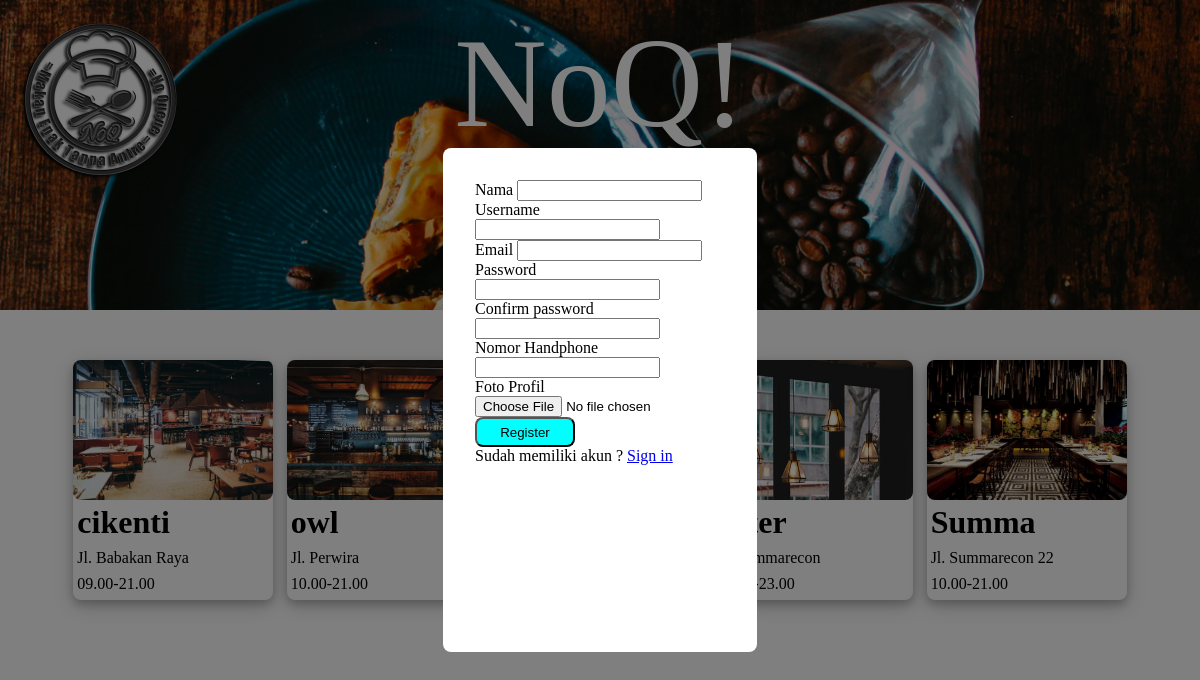
The app's page /signup.php with its own data.
### tables this page shows
CREATE TABLE `restoran` (
  `resto_id` int(11) NOT NULL,
  `resto_name` varchar(24) NOT NULL,
  `resto_address` varchar(64) NOT NULL,
  `resto_number` varchar(20) NOT NULL,
  `resto_image` varchar(255) NOT NULL,
  `resto_open` varchar(24) NOT NULL,
  `resto_rating` int(11) NOT NULL,
  `qr_ovo` varchar(255) NOT NULL,
  `qr_gopay` varchar(255) NOT NULL,
  `loc_id` int(11) NOT NULL,
  `status_id` int(11) NOT NULL
);

### server.php (called while the page is built, shortened)
<?php
$username = "";
$email    = "";
?>

### signup.php (the view, shortened to what this page needs)
<?php include('server.php') ?>
<!DOCTYPE html>
<html lang="en">
  <head>
    <link rel="stylesheet" href="style.css" />
  </head>
  <body>
    <header class="header" style="background-image: url(./admin/images/cover-resto.jpeg)">
      <img style="position: absolute" src="./admin/images/logo.png" alt="logo" />
      <div class="center">
        <span class="judul">NoQ!</span>
        <br />
        <span class="motto">Makan enak tanpa antre</span>
      </div>
      <div class="search-location">
                <form method="post" action="">
                    <button type="submit" class="btn" name="filter">Cari</button>
                </form>
      </div>
    </header>
    <?php
                if(isset($_POST['filter']))
                {?>
                <div class="content">
                  <div class="recommendation-container">
                      <h3>Rekomendasi untuk kamu!</h3>
                  </div>
                    <div class="cards">
                    <?php
                    if(!empty($_POST['location']))
                    {
                        $selected = $_POST['location'];
                        $query = mysqli_query($db, "select * from restoran where loc_id='$selected'");
                            while($resto = mysqli_fetch_array($query))
                            {?>
                            <?php $res_img = "admin/images/".$resto['resto_image'];
                                  $res_id = $resto['resto_id'];
                            ?>
                            <a href="menu-resto.php?resto_id=<?php echo $resto['resto_id']?>" style=" text-decoration:none; color:black;">
                            <div class="card">
                                <span
                                class="card-image"
                                style="background-image: url('<?php echo $res_img;?>');"
                                ></span>
                                <div class="card-content">
                                  <h3 class="nama-resto"><?php echo $resto['resto_name'];?></h3>
                                  <span class="alamat"><?php echo $resto['resto_address'];?></span>
                                  <span class="alamat"><?php echo $resto['resto_open'];?></span>
                                </div>
                            </div></a>
                        <?php }?>
              <?php }?>
          <?php }
            else{?>
              <?php $query = mysqli_query($db, "select * from restoran");?>
                <div class="content">
                  <div class="cards">
                  <?php
                          while($resto = mysqli_fetch_array($query))
                          {?>
                          <?php $res_img = "admin/images/".$resto['resto_image'];?>
                          <a href="menu-resto.php?resto_id=<?= $resto['resto_id']?>" style="text-decoration:none; color:black;">
                          <div class="card">
                              <span
                              class="card-image"
                              style="background-image: url('<?php echo $res_img;?>');"
                              ></span>
                              <div class="card-content">
                                <h3 class="nama-resto"><?php echo $resto['resto_name'];?></h3>
                                <span class="alamat"><?php echo $resto['resto_address'];?></span>
                                <span class="alamat"><?php echo $resto['resto_open'];?></span>
                              </div>
                          </div></a>
                  <?php }?>
                  </div>
                </div>
              <?php }?>
	<div class="modal-bg">
    	<div class="modal-container" style="height: 55%">
			<form method="post" action="signup.php" class="form" enctype="multipart/form-data">
				<div class="input-group">
				<label>Nama</label>
				<input type="text" name="nama">
				</div>
				<div class="input-group">
				<label>Username</label>
				<input type="text" name="username" value="<?php echo $username; ?>">
				</div>
				<div class="input-group">
				<label>Email</label>
				<input type="email" name="email" value="<?php echo $email; ?>">
				</div>
				<div class="input-group">
				<label>Password</label>
				<input type="password" name="password_1">
				</div>
				<div class="input-group">
				<label>Confirm password</label>
				<input type="password" name="password_2">
				</div>
				<div class="input-group">
				<label>Nomor Handphone</label>
				<input type="text" name="no_hp">
				</div>
        <div class="input-group">
					<label>Foto Profil</label>
					<input type="file" name="user_image" accept=".png, .jpg, .jpeg">
				</div>
				<div class="input-group">
				<button type="submit" class="btn" name="reg_user">Register</button>
				</div>
				<p>
					Sudah memiliki akun ? <a href="login.php">Sign in</a>
				</p>
			</form>
		</div>
	</div>
	</body>
</html>

### style.css (style rules this page uses)
body { margin: 0; height: 100%; }
p, h1, h2, h3, h4, h5, h6 { margin: 0px; }
.header { background-image: url("./images/cover-resto.jpeg"); background-size: cover; height: 300px; padding-top: 10px; }
.center { text-align: center; }
.center > span { color: white; }
.judul { font-size: 8rem; }
.motto { font-size: 2rem; }
.search-location { display: flex; flex-direction: row; justify-content: center; }
.content { padding-top: 20px; padding-left: 60px; padding-right: 60px; }
h3 { margin: 0px; font-size: 2rem; }
button { height: 30px; width: 100px; background-color: aqua; border-radius: 8px; }
.cards { display: flex; flex-direction: row; justify-content: space-evenly; margin-top: 30px; }
.card { display: flex; flex-direction: column; width: 200px; height: 240px; background-color: blue; border-radius: 8px; background-color: #ffff; box-shadow: 0 4px 8px 0 rgba(0, 0, 0, 0.2), 0 6px 20px 0 rgba(0, 0, 0, 0.19); }
.card-image { border-radius: 8px; background-size: cover; width: 200px; height: 140px; }
.card-content { height: 100px; display: flex; flex-direction: column; }
.nama-resto, .alamat, .rate { margin: 4px; }
.modal-bg { position: fixed; width: 100%; height: 100%; top: 0; left: 0; background-color: rgba(0, 0, 0, 0.5); display: flex; justify-content: center; align-items: center; }
.modal-container { width: 250px; max-width: 2500px; margin: 1rem; padding: 2rem; background: #ffffff; border-radius: 8px; }
.form { display: flex; flex-direction: column; }

### records on screen
restoran: resto_image (picture), resto_name "cikenti", resto_address "Jl. Babakan Raya", resto_open "09.00-21.00"
restoran: resto_image (picture), resto_name "owl", resto_address "Jl. Perwira", resto_open "10.00-21.00"
restoran: resto_image (picture), resto_address "Jl. Summarecon"
restoran: resto_image (picture), resto_name "Summa", resto_address "Jl. Summarecon 22", resto_open "10.00-21.00"
